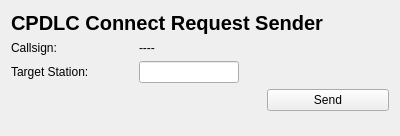
<?xml version="1.0" encoding="UTF-8"?>
<ui version="4.0">
 <class>Login</class>
 <widget class="QWidget" name="Login">
  <property name="geometry">
   <rect>
    <x>0</x>
    <y>0</y>
    <width>400</width>
    <height>136</height>
   </rect>
  </property>
  <property name="minimumSize">
   <size>
    <width>400</width>
    <height>136</height>
   </size>
  </property>
  <property name="windowTitle">
   <string>CPDLC</string>
  </property>
  <layout class="QGridLayout" name="gridLayout">
   <item row="3" column="0" colspan="2">
    <spacer name="horizontalSpacer">
     <property name="orientation">
      <enum>Qt::Orientation::Horizontal</enum>
     </property>
     <property name="sizeHint" stdset="0">
      <size>
       <width>40</width>
       <height>20</height>
      </size>
     </property>
    </spacer>
   </item>
   <item row="0" column="0" colspan="3">
    <widget class="QLabel" name="label">
     <property name="font">
      <font>
       <pointsize>15</pointsize>
       <bold>true</bold>
      </font>
     </property>
     <property name="text">
      <string>CPDLC Connect Request Sender</string>
     </property>
     <property name="alignment">
      <set>Qt::AlignmentFlag::AlignLeading|Qt::AlignmentFlag::AlignLeft|Qt::AlignmentFlag::AlignVCenter</set>
     </property>
     <property name="margin">
      <number>5</number>
     </property>
    </widget>
   </item>
   <item row="3" column="2">
    <widget class="QPushButton" name="send">
     <property name="text">
      <string>Send</string>
     </property>
    </widget>
   </item>
   <item row="1" column="1" colspan="2">
    <widget class="QLabel" name="callsign">
     <property name="text">
      <string>----</string>
     </property>
    </widget>
   </item>
   <item row="2" column="0">
    <widget class="QLabel" name="label_2">
     <property name="text">
      <string>Target Station:</string>
     </property>
    </widget>
   </item>
   <item row="1" column="0">
    <widget class="QLabel" name="label_1">
     <property name="text">
      <string>Callsign:</string>
     </property>
    </widget>
   </item>
   <item row="4" column="0" colspan="3">
    <spacer name="verticalSpacer">
     <property name="orientation">
      <enum>Qt::Orientation::Vertical</enum>
     </property>
     <property name="sizeHint" stdset="0">
      <size>
       <width>20</width>
       <height>40</height>
      </size>
     </property>
    </spacer>
   </item>
   <item row="2" column="1" colspan="2">
    <widget class="QLineEdit" name="target_station">
     <property name="maximumSize">
      <size>
       <width>100</width>
       <height>16777215</height>
      </size>
     </property>
    </widget>
   </item>
  </layout>
 </widget>
 <resources/>
 <connections/>
</ui>
